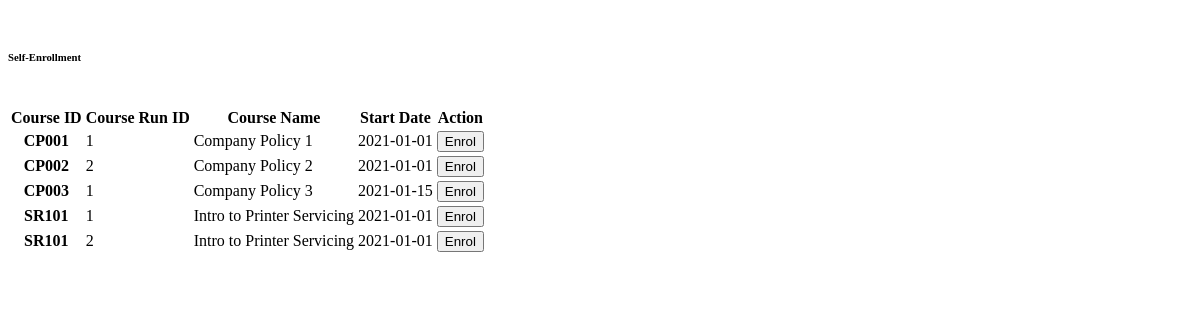
Page /View/Learner/SelfAssign.php on the committed database.
### tables this page shows
CREATE TABLE Course_Run(
     
    Course_Code CHAR(5) NOT NULL, 
    Course_Run_ID INT NOT NULL, 

    Capacity INT,  
    Start_Date DATE, 
    End_Date DATE,
     

    CONSTRAINT Course_Run_PK PRIMARY KEY (Course_Code, Course_Run_ID), 
    CONSTRAINT Course_Run_FK FOREIGN KEY (Course_Code) REFERENCES Course(Course_Code)
);

### Class/CourseRunDAO.php (called while the page is built, shortened)
<?php
class CourseRunDAO{
    function getCourseRun($courseCode){
        $conn = new ConnectionManager();
        $pdo = $conn->getConnection();
        $sql = "SELECT * FROM Course_Run WHERE Course_Code = :course_code;";
        $stmt = $pdo->prepare($sql);
        $stmt->bindParam(":course_code", $courseCode, PDO::PARAM_STR);
        $stmt->setFetchMode(PDO::FETCH_ASSOC);
        $status = $stmt->execute();
        $result = [];
        while($row = $stmt->fetch()){
            $result[] = new CourseRun($row["Course_Code"], $row["Course_Run_ID"], $row["Capacity"], $row["Start_Date"], $row["End_Date"]);
        }
        return $result;
    }
}
?>

### Class/CourseDAO.php (called while the page is built, shortened)
<?php
class CourseDAO{
    function getCourseByID($courseCode){
        $conn = new ConnectionManager();
        $pdo = $conn->getConnection();
        $sql = "SELECT * FROM Course WHERE course_code = :course_code;";
        $stmt = $pdo->prepare($sql);
        $stmt->setFetchMode(PDO::FETCH_ASSOC);
        $stmt->bindParam(":course_code", $courseCode, PDO::PARAM_STR);
        $status = $stmt->execute();
        if($row = $stmt->fetch()){
            $result = new Course($row['Course_Code'], $row['Course_Name'], $row['Bagde_Name']);
        }
        return $result;
    }
}
?>

### Class/Course.php (called while the page is built, shortened)
<?php
class Course{
    private $courseName;
    public function getCourseName()
    {
        return $this->courseName;
    }
    function setPrerequisiteList($coursprerequisiteList){
        if(is_array($coursprerequisiteList) == FALSE){
            throw new Exception ("Course Prerequisite List must be an array");
        }
        else{
            return TRUE;
        }
    }
    function setCourseName($courseName){
        if(is_string($courseName) == FALSE){
            throw new Exception ("Course Name must be a string");
        }
        else{
            $this->courseName = $courseName;
            return TRUE;
        }
    }
    function setCourseRunList($courseRunList){
        if(is_array($courseRunList) == FALSE){
            throw new Exception ("Course Run List must be an array");
        }
        else{
            return TRUE;
        }
    }
    function setBadgeName($badgeName){
        if(is_string($badgeName) == FALSE){
            throw new Exception ("Course code must be a string");
        }
        else{
            return TRUE;
        }
    }
    function setCourseStatus($courseStatus){
        if(is_bool($courseStatus) == FALSE){
            throw new Exception ("Course status must be boolean");
        }
        else{
            return TRUE;
        }
    }
}
?>

### Class/CourseRun.php (called while the page is built, shortened)
<?php
class CourseRun{
    private $courseCode;
    private $courseRunID;
    private $startDate;
    function __construct($courseCode, $courseRunID, $capacity, $startDate, $endDate, $trainer=""){
        $this->courseCode = $courseCode;
        $this->courseRunID = $courseRunID;
        $this->startDate = $startDate;
    }
    function getCourseRunID(){
        return $this->courseRunID;
    }
    function getStartDate(){
        return $this->startDate;
    }
    function getCourseCode(){
        return $this->courseCode;
    }
}
?>

### View/Learner/SelfAssign.php (the view, shortened to what this page needs)
<!DOCTYPE html>
<html lang="en">
<head>
</head>
<body>
    <br>
     <div class="container" id="app">
        <div class="row mapD">
            <h6 class="border-bottom border-gray pb-2 mb-0">Self-Enrollment</h6>
        </div>
        <br>
        <div id="datatable">
            <table class="table table-striped table-bordered">
                <thead class="thead-dark">
                    <tr>
                      <th scope="col">Course ID</th>
                      <th scope="col">Course Run ID</th>
                      <th scope="col">Course Name</th>
                      <th scope="col">Start Date</th>
                      <th scope="col">Action</th>
                    </tr>
                </thead>
                <tbody>
                  <?php
                    $learnerDAO = new LearnerDAO();
                    $noAttendedCourse = $learnerDAO->getAllNotAttendCourseByUserId($_SESSION["userID"]);
                    $courseDAO = new CourseDAO();
                    $self_assign_course = [];
                    foreach($noAttendedCourse as $course){
                        $prerequisite = $courseDAO->getPrerequisite($course);
                        if(sizeof($prerequisite) == 0){
                            $self_assign_course[] = $course;
                        }
                    }
                    $result = [];
                    $courseRunDao = new CourseRunDAO();
                    foreach($self_assign_course as $course){
                        $name = $courseDAO->getCourseByID($course)->getCourseName();
                        foreach($courseRunDao->getCourseRun($course) as $courseRun){
                            $result[] = [
                                "CourseName"=>$name,
                                "CourseRunID"=>$courseRun->getCourseRunID(),
                                "CourseID"=>$courseRun->getCourseCode(),
                                "StartTime"=>$courseRun->getStartDate()
                            ];
                        }
                    }
                    foreach($result as $info){
                      echo"
                      <tr>
                      <th scope='row'>{$info['CourseID']}</th>
                      <td>{$info['CourseRunID']}</td>
                      <td>{$info['CourseName']}</td>
                      <td>{$info['StartTime']}</td>
                      <td><a href='./postData/selfAssignProcess.php?courseID={$info['CourseID']}&courseRunID={$info['CourseRunID']}'><button class='btn btn-outline-primary'>Enrol</button></a></td>
                    </tr>
                      ";
                    }
                  ?>
                  </tbody>
            </table>
        </div>
    </div>
</body>
</html>

### rows in the picture
course_run: Course_Code "CP002", Course_Run_ID "2", CourseName "Company Policy 2", Start_Date "2021-01-01"
course_run: Course_Code "SR101", Course_Run_ID "2", CourseName "Intro to Printer Servicing", Start_Date "2021-01-01"

### other values in the picture
$info['CourseID'] "CP001"
$info['CourseRunID'] "1"
$info['CourseName'] "Company Policy 1"
$info['StartTime'] "2021-01-01"
$info['CourseID'] "CP003"
$info['CourseName'] "Company Policy 3"
$info['StartTime'] "2021-01-15"
$info['CourseID'] "SR101"
$info['CourseName'] "Intro to Printer Servicing"
